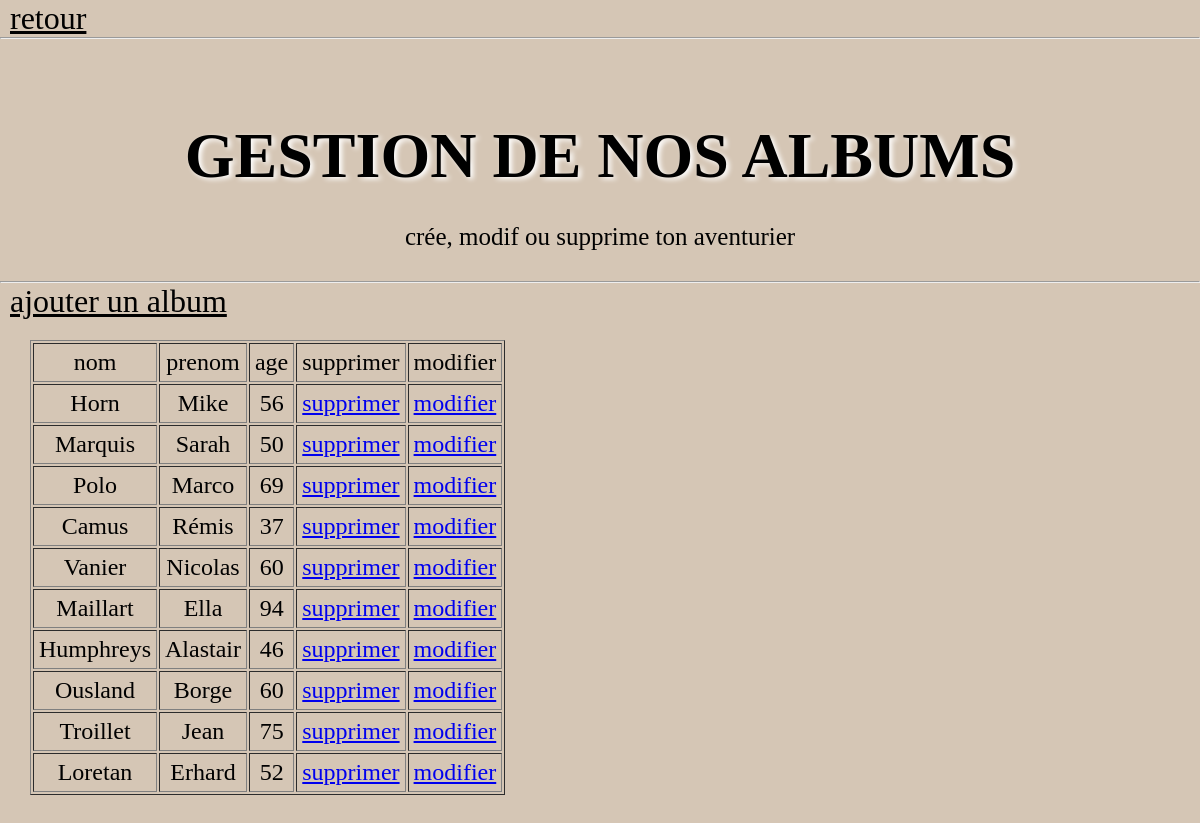
/admin/table2_gestion.php, run on the app's committed database.
### tables this page shows
CREATE TABLE `aventurier` (
  `id_aven` int(25) NOT NULL AUTO_INCREMENT,
  `nom_aven` char(25) DEFAULT NULL,
  `prenom_ave` char(25) DEFAULT NULL,
  `age_ave` int(25) DEFAULT NULL,
  PRIMARY KEY (`id_aven`)
);

### admin/table2_gestion.php (the view, shortened to what this page needs)
<!DOCTYPE html>
<html>
<head>
    <link rel="stylesheet" href="../css/style.css">
</head>
<body>
<a class="boutonretour" href="admin.php">retour</a>
	<hr>
<h1>gestion de nos albums</h1>
<p class="textintroadmin">crée, modif ou supprime ton aventurier</p>
<hr>
<a class="boutonretour" href="table2_new_form.php">ajouter un album</a>
<table border=1>
	<thead>
		<tr><td>nom</td><td>prenom</td><td>age</td><td>supprimer</td><td>modifier</td></tr>
	</thead>
	<tbody>
<?php
$mabd = new PDO('mysql:host=localhost;dbname=sae203Base;charset=UTF8;', 'sae203User', 'Gui1598G$');
$mabd->query('SET NAMES utf8;');
$req = "SELECT * FROM aventurier";
$resultat = $mabd->query($req);
foreach ($resultat as $value) {
    echo '<tr>' ;
    echo '<td>'.$value['nom_aven'] . '</td>';
    echo '<td>' . $value['prenom_ave'] . '</td>';
    echo '<td>' . $value['age_ave'] . '</td>';
    echo '<td> <a href="table2_delete.php?num='.$value['id_aven'].'" > supprimer </a> </td>';
    echo '<td> <a href="table2_update_form.php?num='.$value['id_aven'].'" > modifier </a> </td>';
    echo '</tr>';
}
?>
</tbody>
</table>
</body>
</html>

### css/style.css (style rules this page uses)
* { box-sizing: border-box; margin: 0; padding: 0; outline: none; overflow-x: hidden; }
body { background-color: #d5c6b5; }
h1 { color: #ffffff; margin-right: 20px; margin-left: 20px; text-transform: uppercase; text-align: center; }
table { margin: 20px 30px 40px 30px; }
table td { font-size: 1.5em; text-align: center; padding: 5px; }
.boutonretour { font-size: 2em; padding: 10px; color: #000000; }
.textintroadmin { font-size: 25px; text-align: center; padding: 30px; }
@media screen and (min-width:480px) { h1 { color: #000000; font-size: 4em; text-shadow: 3px 2px 5px rgb(255, 255, 255); padding-top: 80px; } }

### data on the page
aventurier: nom_aven "Horn", prenom_ave "Mike", age_ave "56"
aventurier: nom_aven "Marquis", prenom_ave "Sarah", age_ave "50"
aventurier: nom_aven "Polo", prenom_ave "Marco", age_ave "69"
aventurier: nom_aven "Camus", prenom_ave "Rémis", age_ave "37"
aventurier: nom_aven "Vanier", prenom_ave "Nicolas", age_ave "60"
aventurier: nom_aven "Maillart", prenom_ave "Ella", age_ave "94"
aventurier: nom_aven "Humphreys", prenom_ave "Alastair", age_ave "46"
aventurier: nom_aven "Ousland", prenom_ave "Borge", age_ave "60"
aventurier: nom_aven "Troillet", prenom_ave "Jean", age_ave "75"
aventurier: nom_aven "Loretan", prenom_ave "Erhard", age_ave "52"
